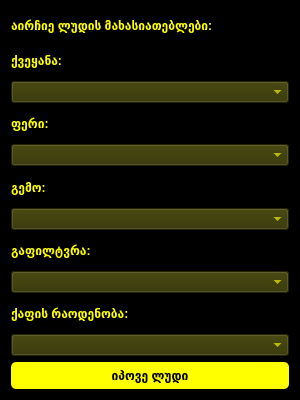
<?xml version="1.0" encoding="UTF-8"?>
<ui version="4.0">
 <class>BeerApp</class>
 <widget class="QWidget" name="BeerApp">
  <property name="geometry">
   <rect>
    <x>0</x>
    <y>0</y>
    <width>300</width>
    <height>400</height>
   </rect>
  </property>
  <property name="windowTitle">
   <string>ლუდის ამომრჩევი</string>
  </property>
  <property name="styleSheet">
   <string>
    QWidget {
        background-color: black;
        color: yellow;
        font: 12pt "Arial";
    }
    QLabel {
        color: yellow;
        font-weight: bold;
    }
    QComboBox {
        background-color: #333300;
        color: yellow;
        selection-background-color: yellow;
        selection-color: black;
    }
    QPushButton {
        background-color: yellow;
        color: black;
        font-weight: bold;
        border-radius: 5px;
        padding: 6px;
    }
    QPushButton:hover {
        background-color: #ffff66;
    }
   </string>
  </property>
  <layout class="QVBoxLayout" name="verticalLayout">
   <item>
    <widget class="QLabel" name="labelIntro">
     <property name="text">
      <string>აირჩიე ლუდის მახასიათებლები:</string>
     </property>
    </widget>
   </item>

   <item>
    <widget class="QLabel" name="labelCountry">
     <property name="text">
      <string>ქვეყანა:</string>
     </property>
    </widget>
   </item>
   <item>
    <widget class="QComboBox" name="countryComboBox"/>
   </item>

   <item>
    <widget class="QLabel" name="labelColor">
     <property name="text">
      <string>ფერი:</string>
     </property>
    </widget>
   </item>
   <item>
    <widget class="QComboBox" name="colorComboBox"/>
   </item>

   <item>
    <widget class="QLabel" name="labelTaste">
     <property name="text">
      <string>გემო:</string>
     </property>
    </widget>
   </item>
   <item>
    <widget class="QComboBox" name="tasteComboBox"/>
   </item>

   <item>
    <widget class="QLabel" name="labelFiltered">
     <property name="text">
      <string>გაფილტვრა:</string>
     </property>
    </widget>
   </item>
   <item>
    <widget class="QComboBox" name="filteredComboBox"/>
   </item>

   <item>
    <widget class="QLabel" name="labelFoam">
     <property name="text">
      <string>ქაფის რაოდენობა:</string>
     </property>
    </widget>
   </item>
   <item>
    <widget class="QComboBox" name="foamComboBox"/>
   </item>

   <item>
    <widget class="QPushButton" name="findButton">
     <property name="text">
      <string>იპოვე ლუდი</string>
     </property>
    </widget>
   </item>
  </layout>
 </widget>
 <resources/>
 <connections/>
</ui>
